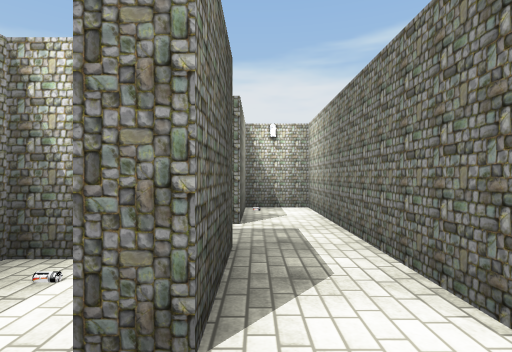
view 1 (above)

17 first-person views from a walk through a Unity game level. The camera is 1.5 m above the floor, looks level and sees 80° across. The floor is counted in squares, 2 m on a side. Each view is taken from the middle of a square. On the plan, view 1 faces up. The plan holds only what a view shows up to about 10 squares ahead; the rest is blank. The player character is not drawn. Some animated figures are not drawn. Some surface patterns are stand-ins.

view 2
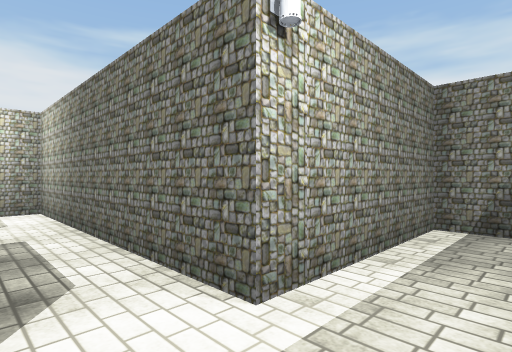

view 3
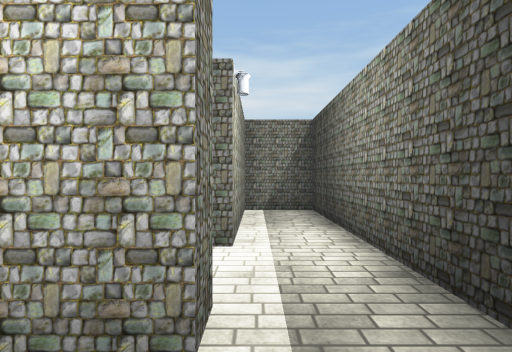

view 4
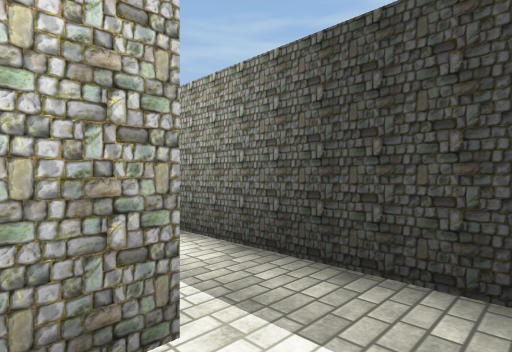

view 5
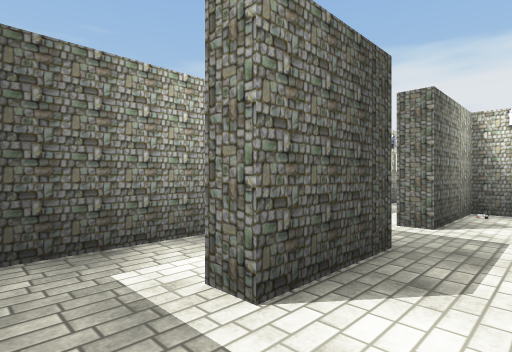

view 6
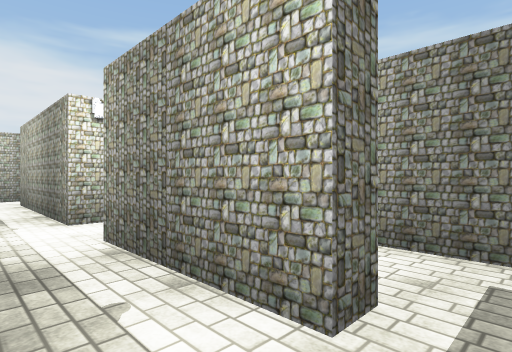

view 7
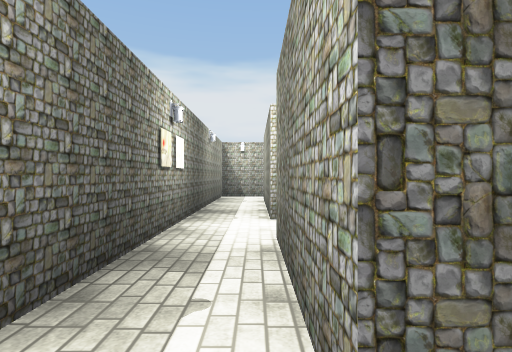

view 8
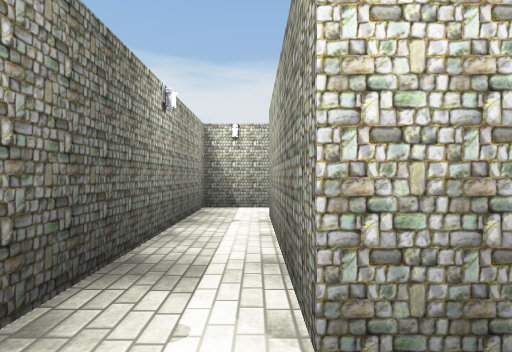

view 9
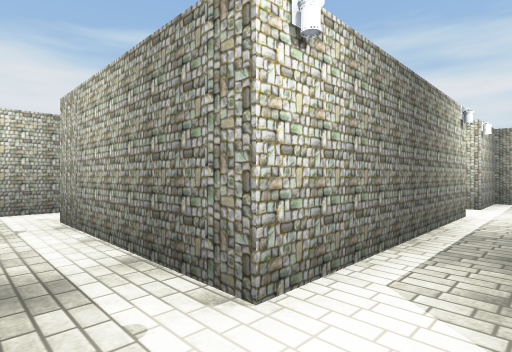

view 10
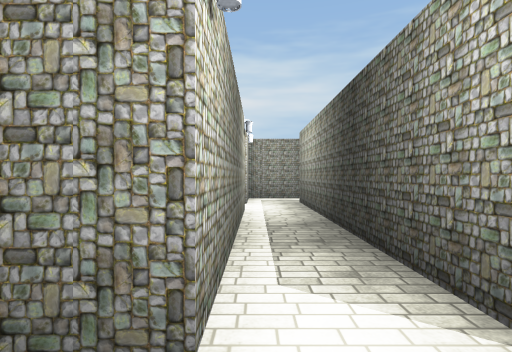

view 11
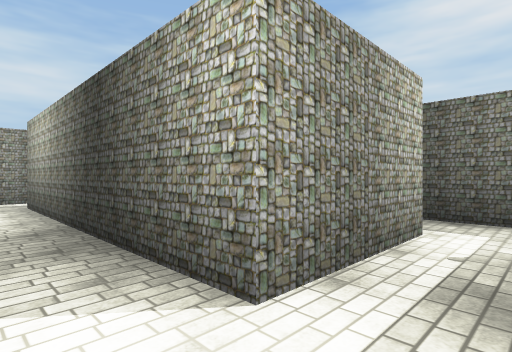

view 12
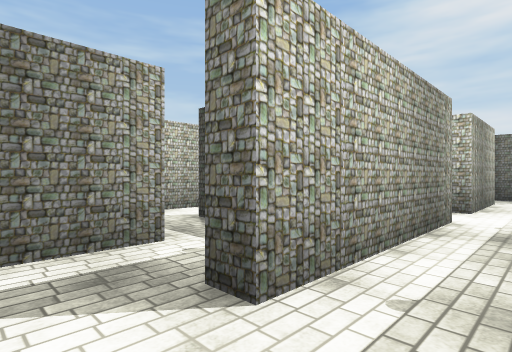

view 13
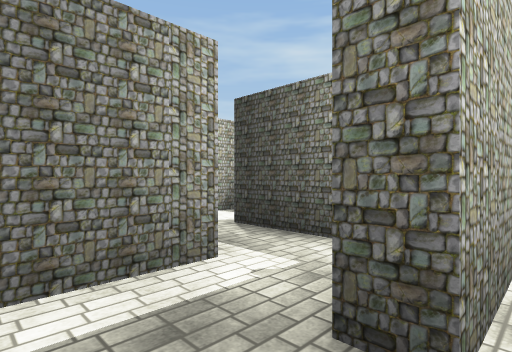

view 14
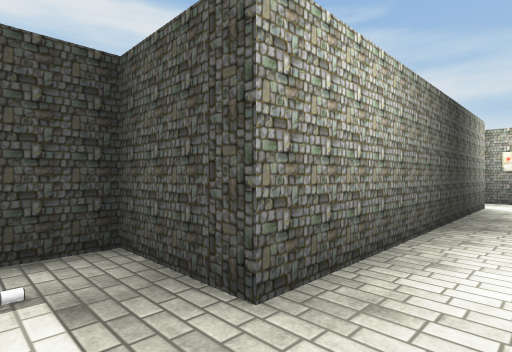

view 15
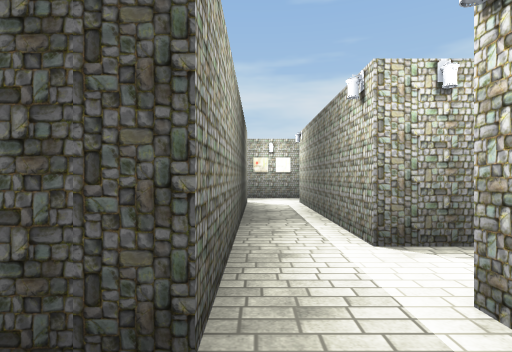

view 16
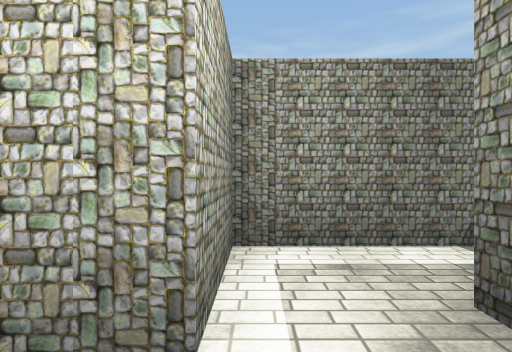

view 17
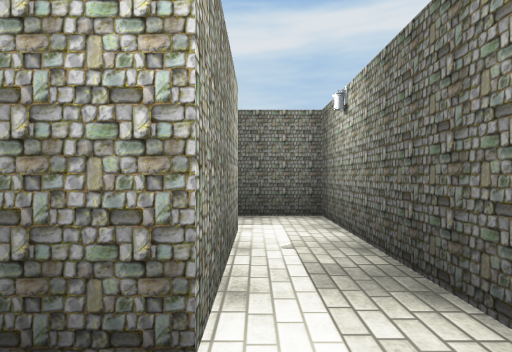

### Floor plan
Ten units are one square. View 1 is at (0, 0); x grows to the right and y downward. Boxes are objects, and circles mark ways between rooms. Rooms are numbered by the first view taken in them; rooms with no view inside come last. Other rooms are left out.
<svg viewBox="-27 -157 117 165">
<path fill="none" stroke="#000" d="M-2 -12 -8 -12 -8 -21M-16 -28 -22 -28 -22 -2M-19 3 48 3 48 -12 13 -12M-8 -92 -8 -137 -2 -137M13 -132 13 -149M-4 -152 -22 -152 -22 -32 -2 -32M-2 -47 -8 -47 -8 -77M67 -77 67 -58 78 -58M82 -66 82 -92 63 -92M47 -92 -8 -92M-8 -77 67 -77M-2 -32 -2 -12M13 -12 13 -73 -2 -73 -2 -47"/>
<rect x="-15" y="-25" width="10" height="10" fill="#bbb"><title>battery</title></rect>
<rect x="75" y="-75" width="10" height="10" fill="#bbb"><title>battery</title></rect>
<circle cx="10" cy="-25" r="3" fill="#2a7"/>
<circle cx="0" cy="-90" r="3" fill="#2a7"/>
<circle cx="0" cy="-40" r="3" fill="#2a7"/>
<circle cx="70" cy="-90" r="3" fill="#2a7"/>
<text x="10" y="-10">1</text>
<text x="-10" y="-100">2</text>
<text x="80" y="-80">3</text>
<text x="30" y="-90">4</text>
<text x="10" y="-40">5</text>
</svg>
Room 1 opens to room 5. Room 2 opens to room 4. Room 2 opens to room 5. Room 3 opens to room 4.

Where each view was taken, in squares from view 1:
view 1: 0 up, 0 right, facing up
view 2: 0 up, 0 right, facing up-right
view 3: 1 up, 2 left, facing right
view 4: 2 up, 2 left, facing down-right
view 5: 0 up, 1 right, facing up-left
view 6: 4 up, 2 left, facing up-right
view 7: 4 up, 1 left, facing up
view 8: 8 up, 1 left, facing up
view 9: 8 up, 2 left, facing up-right
view 10: 9 up, 2 left, facing right
view 11: 9 up, 2 left, facing down-right
view 12: 15 up, 2 left, facing down-right
view 13: 15 up, 1 left, facing down-right
view 14: 9 up, 8 right, facing down-left
view 15: 8 up, 8 right, facing left
view 16: 9 up, 5 right, facing right
view 17: 9 up, 1 left, facing down
